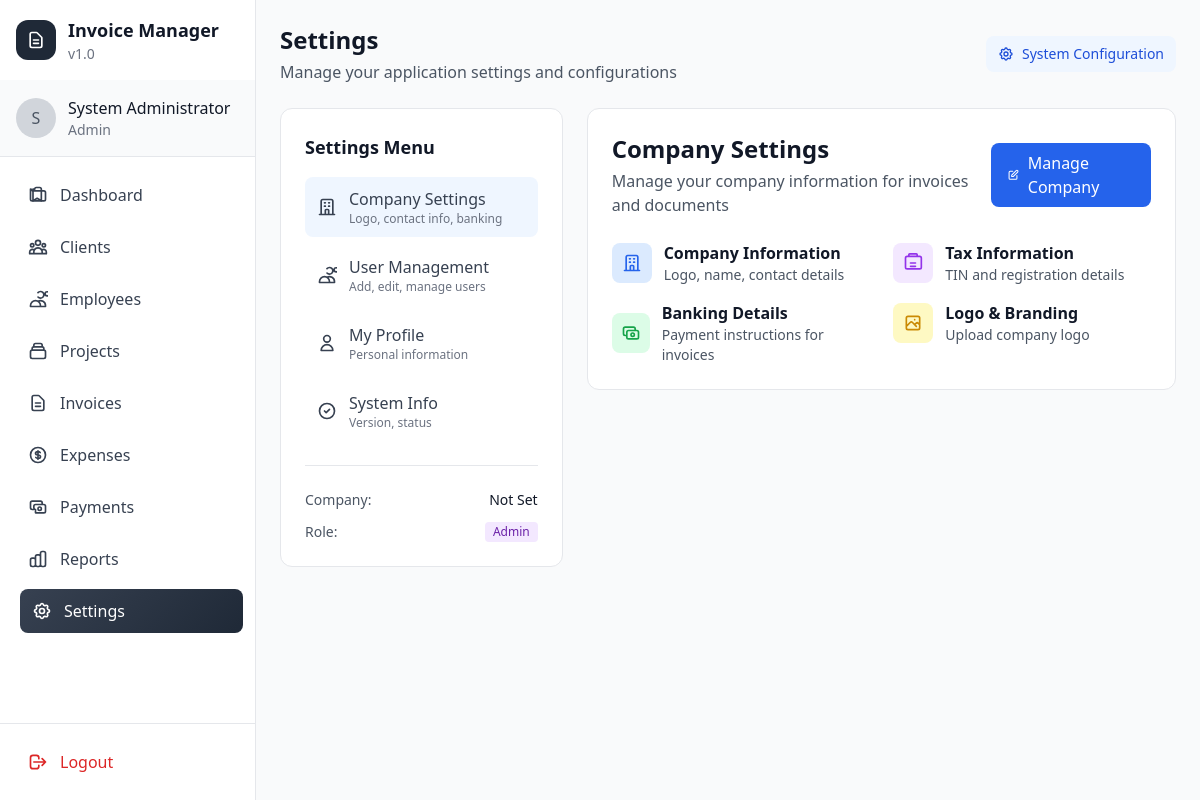
The app's page /modules/settings/index.php (signed in), older data.
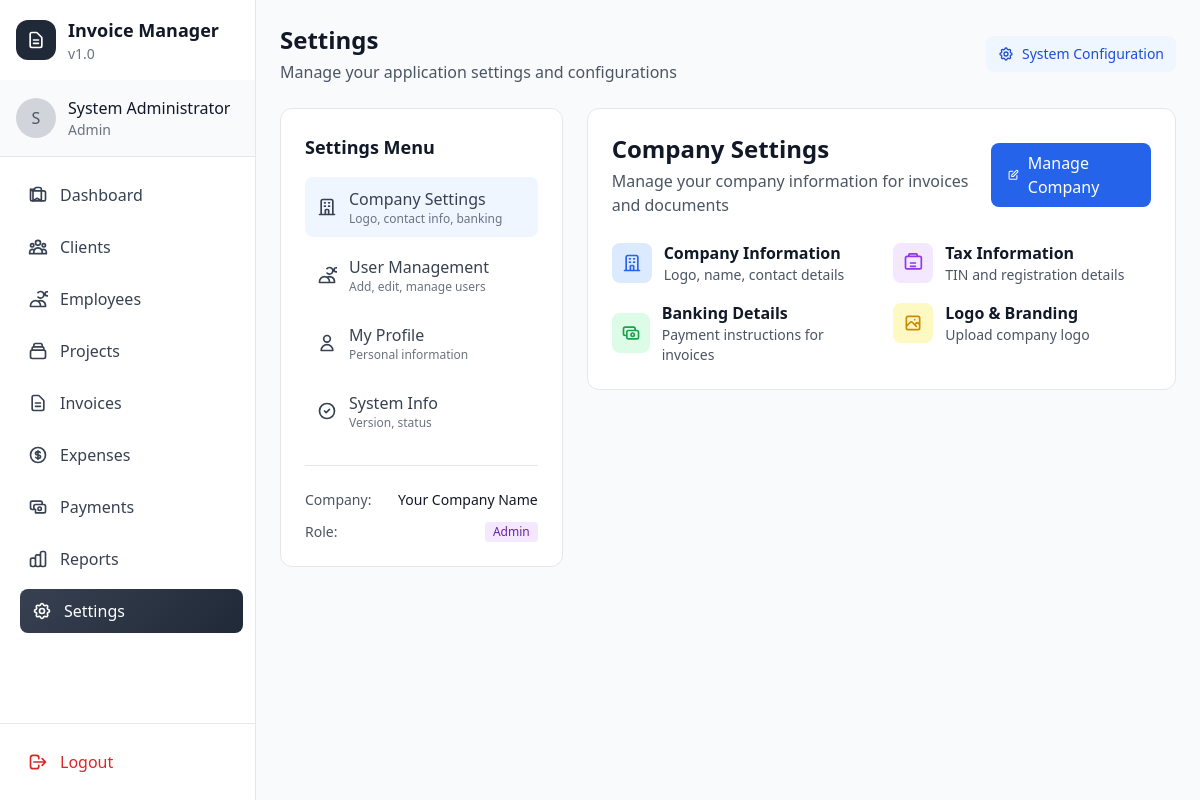
The same page, newer data.
### tables this page shows
CREATE TABLE company_settings (
    id INT PRIMARY KEY AUTO_INCREMENT,
    company_name VARCHAR(200) NOT NULL,
    email VARCHAR(100),
    mobile_number_1 VARCHAR(20),
    mobile_number_2 VARCHAR(20),
    address TEXT,
    city VARCHAR(100),
    postal_code VARCHAR(20),
    bank_name VARCHAR(100),
    bank_branch VARCHAR(100),
    bank_account_number VARCHAR(50),
    bank_account_name VARCHAR(100),
    tax_number VARCHAR(50),
    website VARCHAR(100),
    logo_path VARCHAR(255) DEFAULT 'assets/uploads/logo.png',
    created_at TIMESTAMP DEFAULT CURRENT_TIMESTAMP,
    updated_at TIMESTAMP DEFAULT CURRENT_TIMESTAMP ON UPDATE CURRENT_TIMESTAMP
);

### modules/settings/index.php (the view, shortened to what the changed rows need)
<?php
$database = new Database();
$db = $database->getConnection();
try {
    $settingsQuery = "SELECT company_name FROM company_settings ORDER BY id DESC LIMIT 1";
    $settingsStmt = $db->prepare($settingsQuery);
    $settingsStmt->execute();
    $companySettings = $settingsStmt->fetch(PDO::FETCH_ASSOC);
} catch (Exception $e) {
    $companySettings = null;
}
include '../../includes/header.php';
?>
<div class="mb-6">
    <div class="flex flex-col sm:flex-row sm:items-center sm:justify-between gap-4">
        <div>
            <h1 class="text-2xl font-bold text-gray-900">Settings</h1>
        </div>
    </div>
</div>
<div class="grid grid-cols-1 lg:grid-cols-3 gap-6">
        <div class="lg:col-span-1">
            <div class="bg-white rounded-xl border border-gray-200 p-4 sm:p-6 sticky top-6">
                <h2 class="text-lg font-semibold text-gray-900 mb-4">Settings Menu</h2>
                <div class="mt-6 pt-6 border-t border-gray-200">
                    <div class="space-y-3 text-sm">
                        <div class="flex justify-between">
                            <span class="text-gray-600">Company:</span>
                            <span class="font-medium text-gray-900">
                                <?php echo htmlspecialchars($companySettings['company_name'] ?? 'Not Set'); ?>
                            </span>
                        </div>
                    </div>
                </div>
            </div>
        </div>
        <div class="lg:col-span-2">
            <div id="settings-content">
                <div id="company-settings" class="settings-section">
                    <div class="bg-white rounded-xl border border-gray-200 p-4 sm:p-6">
                        <div class="flex items-center justify-between mb-6">
                            <div>
                                <h2 class="text-2xl font-bold text-gray-900">Company Settings</h2>
                            </div>
                        </div>
                    </div>
                </div>
            </div>
        </div>
    </div>
<?php include '../../includes/footer.php'; ?>

Row changes from the older to the newer data that the page shows:
added company_settings: company_name "Your Company Name"
Text that changed along with them:
$companySettings['company_name']: "Not Set" → (not shown)
